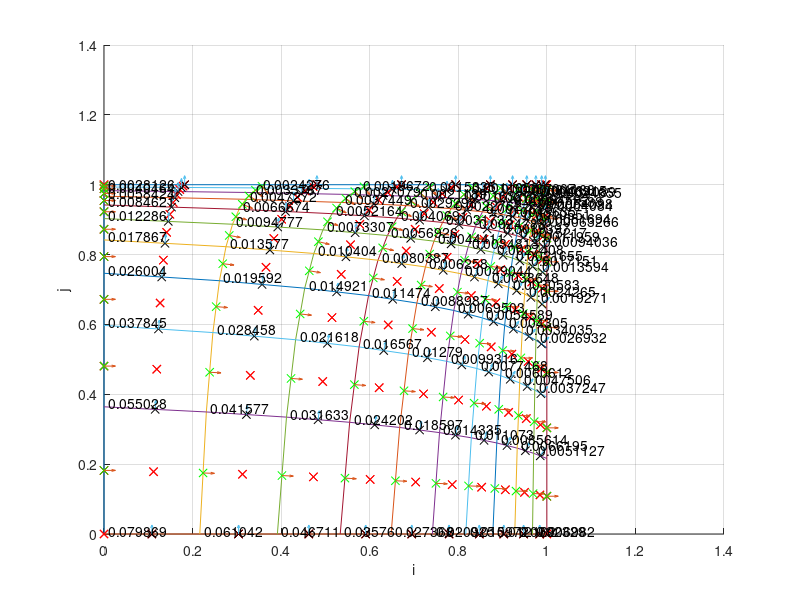
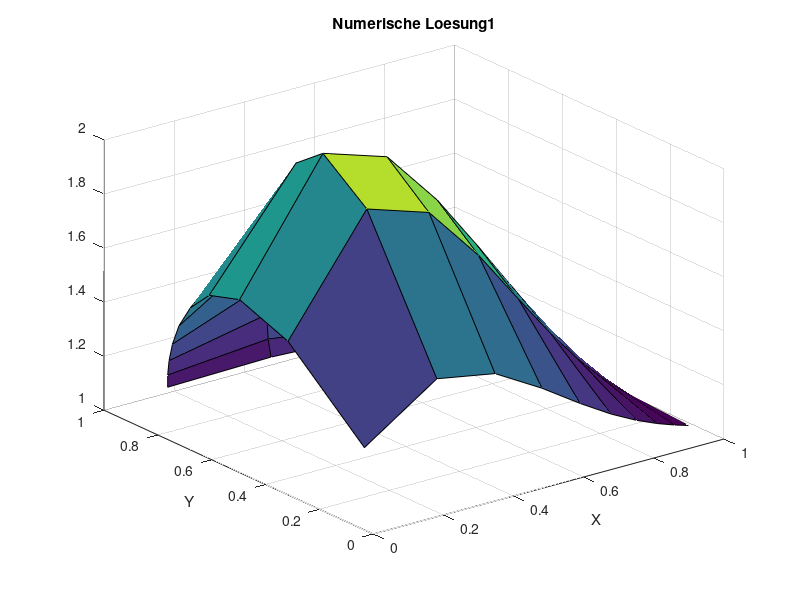
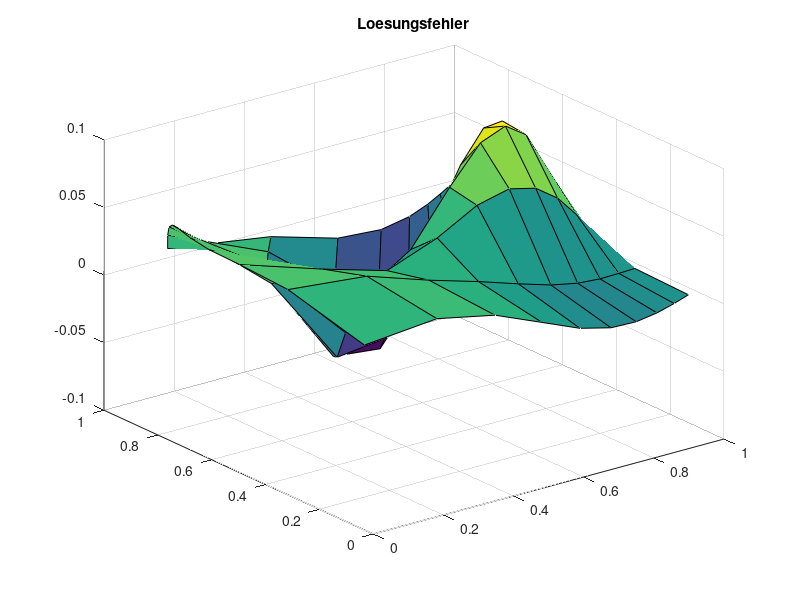
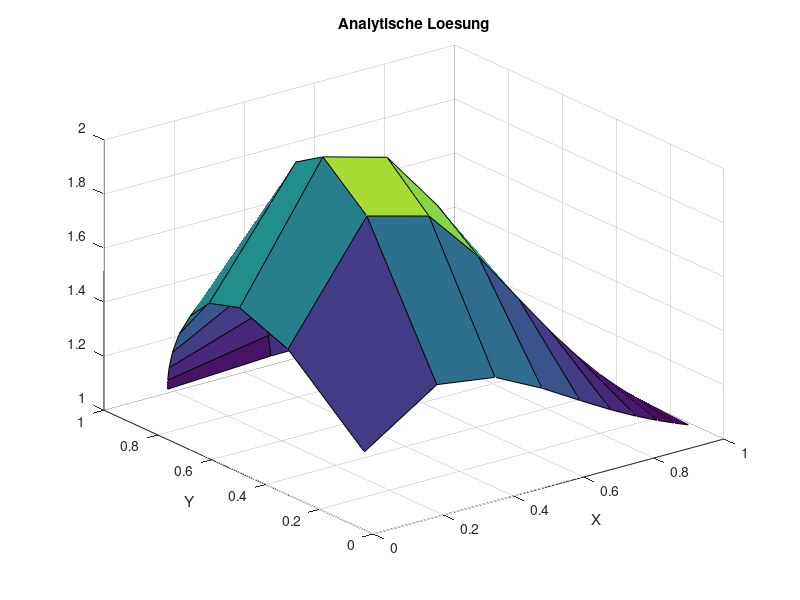

These charts were generated, in order, by the following MATLAB code:
clc
clear all
close all
SOL=@(x,y) sin(pi*x)*sin(pi*y)+1;
MSOL=@(x,y) -2*pi^2*sin(pi*x)*sin(pi*y) ;%+ pi*cos(pi*x)*sin(pi*y) + pi*sin(pi*x)*cos(pi*y);

%SOL=@(x,y) sin(pi*x)*sin(pi*y);
%MSOL=@(x,y) -2*pi^2*sin(pi*x)*sin(pi*y);
DIF=1.0;
XMIN=0.0;
XMAX=1.0;
YMIN=0.0;
YMAX=1.0;
ALPHAX1=0.9;
ALPHAX2=0.8;
ALPHAY1=0.8;
ALPHAY2=0.9;
N=20; % KV's in einer Koordinatenrichtung, macht N^2 KV gesamt
NN=N*N;

% Randwerte
X = zeros(N+1);
for I=1:N+1
  X1 = XMIN + (ALPHAX1^(I-1)-1)/(ALPHAX1^N-1)*(XMAX-XMIN);
  X2 = XMIN + (ALPHAX2^(I-1)-1)/(ALPHAX2^N-1)*(XMAX-XMIN);
  X(I,:) = linspace(X1, X2, N+1);
  %X(:,I)=linspace(XMIN,XMAX,N+1);
end

Y = zeros(N+1);
for I=1:N+1
  Y1 = YMIN + (ALPHAY1^(I-1)-1)/(ALPHAY1^N-1)*(YMAX-YMIN);
  Y2 = YMIN + (ALPHAY2^(I-1)-1)/(ALPHAY2^N-1)*(YMAX-YMIN);
  Y(:,I) = linspace(Y1,Y2,N+1);
  %Y(I,:) = linspace(YMIN,YMAX,N+1);
end

NDIVS = 1;
% N halbieren
for j=1:NDIVS
idx =1;
Xneu=0;
Yneu=0;
for i=1:length(X)
  idy =1;
  inc=false;
  for k=1:length(X)
    if mod(i, 2)==1 & mod(k,2)==1
      Xneu(idx,idy)=X(i,k);
      Yneu(idx,idy)=Y(i,k);
      idy=idy+1;
      inc=true;
    end
  end
  if inc
    idx=idx+1;
  end
end
X=Xneu;
Y=Yneu;
N=length(X)-1;
NN=N*N;
end



% plot mesh
figure(1);
hold on;
grid on;
xlabel('i');
ylabel('j');
for I=1:N+1
  plot(X(I,:), Y(I,:));
  plot(X(:,I), Y(:,I));
end

% cell middle points
XM=zeros(N);
for I=1:N
  for J=1:N
    XM(I,J) = (X(I,J)+X(I+1,J)+X(I,J+1)+X(I+1,J+1))/4;
  end
end
YM=zeros(N);
for I=1:N
  for J=1:N
    YM(I,J) = (Y(I,J)+Y(I+1,J)+Y(I,J+1)+Y(I+1,J+1))/4;
  end
end

%for I=1:N
  %plot(XM(I,:), YM(I,:),'rx');
  %plot(XM(:,I), YM(:,I),'rx');
%end

XMR=zeros(N+2);
XMR(2:N+1,2:N+1) = XM;
XMR(1,:) = XMIN*ones(1,N+2);
XMR(N+2,:) = XMAX*ones(1,N+2);
for I=1:N
    XMR(I+1,1) = (X(I,1)+X(I+1,1))/2;
end
for I=1:N
    XMR(I+1,N+2) = (X(I,N+1)+X(I+1,N+1))/2;
end

YMR=zeros(N+2);
YMR(2:N+1,2:N+1) = YM;
YMR(:,1) = YMIN*ones(N+2,1);
YMR(:,N+2) = YMAX*ones(N+2,1);
for J=1:N
    YMR(1,J+1) = (Y(1,J)+Y(1,J+1))/2;
end
for J=1:N
    YMR(N+2,J+1) = (Y(N+1,J)+Y(N+1,J+1))/2;
end

for I=1:N+2
  plot(XMR(I,:), YMR(I,:),'rx');
  plot(XMR(:,I), YMR(:,I),'rx');
end

% metrics
MXXIH =zeros(N+1,N);
MXETAH=zeros(N+1,N);
MYXIH =zeros(N+1,N);
MYETAH=zeros(N+1,N);

MXXIV =zeros(N,N+1);
MXETAV=zeros(N,N+1);
MYXIV =zeros(N,N+1);
MYETAV=zeros(N,N+1);

for I=1:N+1
  for J=1:N
    X1=XMR(I,J+1);
    X2=XMR(I+1,J+1);
    Y1=YMR(I,J+1);
    Y2=YMR(I+1,J+1);

    XN=X(I,J+1);
    YN=Y(I,J+1);
    XS=X(I,J);
    YS=Y(I,J);

    NORM=sqrt((X2-X1)^2 + (Y2-Y1)^2);
    MXXIH(I,J)=(X2-X1)/NORM;
    MYXIH(I,J)=(Y2-Y1)/NORM;

    DS=sqrt((XN-XS)^2+(YN-YS)^2);
    MXETAH(I,J)=(XN-XS)/DS;
    MYETAH(I,J)=(YN-YS)/DS;
  end
end
for I=1:N
  for J=1:N+1
    X1=XMR(I+1,J);
    X2=XMR(I+1,J+1);
    Y1=YMR(I+1,J);
    Y2=YMR(I+1,J+1);

    XE=X(I+1,J);
    YE=Y(I+1,J);
    XW=X(I,J);
    YW=Y(I,J);

    NORM=sqrt((X2-X1)^2 + (Y2-Y1)^2);
    MXETAV(I,J)=(X2-X1)/NORM;
    MYETAV(I,J)=(Y2-Y1)/NORM;

    DS=sqrt((XE-XW)^2+(YE-YW)^2);
    MXXIV(I,J)=(XE-XW)/DS;
    MYXIV(I,J)=(YE-YW)/DS;
  end
end

% cell face centers
% north-south sides
XCV=zeros(N,N+1);
YCV=zeros(N,N+1);
YCV(:,N+1)=Y(1:N,N+1);
for I=1:N
  for J=1:N+1
    XCV(I,J) = (X(I,J)+X(I+1,J))/2;
    YCV(I,J) = (Y(I,J)+Y(I+1,J))/2;
  end
end
for I=1:N+1
  plot(XCV(:,I), YCV(:,I),'kx');
end

% east-west sides
XCH=zeros(N+1,N);
XCH(N+1,:)=X(N+1,1:N);
YCH=zeros(N+1,N);
for I=1:N+1
  for J=1:N
    XCH(I,J) = (X(I,J)+X(I,J+1))/2;
    YCH(I,J) = (Y(I,J)+Y(I,J+1))/2;
  end
end
for I=1:N+1
  plot(XCH(I,:), YCH(I,:),'gx');
end

%% normal vectors
DXH = zeros(N+1,N);
DYH = zeros(N+1, N);
LENGTHH = zeros(N+1, N);
NVHX = zeros(N+1,N);
NVHY = zeros(N+1,N);
for I=1:N+1
  for J=1:N
    DX = X(I,J+1)-X(I,J);
    DY = Y(I,J+1)-Y(I,J);

    NORM = sqrt(DX^2 + DY^2);
    NVHX(I,J) = DY/NORM;
    NVHY(I,J) = -DX/NORM;

    DXH(I,J)=DX;
    DYH(I,J)=DY;
    LENGTHH(I,J)=NORM;
  end
end
quiver(XCH, YCH, NVHX, NVHY, 0.2);

DXV = zeros(N,N+1);
DYV = zeros(N,N+1);
LENGTHV = zeros(N,N+1);
NVVX = zeros(N,N+1);
NVVY = zeros(N,N+1);
for I=1:N
  for J=1:N+1
    DX = X(I+1,J)-X(I,J);
    DY = Y(I+1,J)-Y(I,J);

    NORM = sqrt(DX^2 + DY^2);
    NVVX(I,J) = -DY/NORM;
    NVVY(I,J) = DX/NORM;

    DXV(I,J)=DX;
    DYV(I,J)=DY;
    LENGTHV(I,J)=NORM;
  end
end
quiver(XCV, YCV, NVVX, NVVY, 0.2);

DMH=zeros(N+1,J);
MJH=zeros(N+1,N);
for I=1:N+1
  for J=1:N
    X1=XMR(I,J+1);
    X2=XMR(I+1,J+1);
    Y1=YMR(I,J+1);
    Y2=YMR(I+1,J+1);

    NORM=sqrt((X2-X1)^2 + (Y2-Y1)^2);
    DMH(I,J)=NORM;

    XN=X(I,J+1);
    YN=Y(I,J+1);
    XS=X(I,J);
    YS=Y(I,J);

    TOP = (X2-X1)*(YN-YS) - (Y2-Y1)*(XN-XS);

    MJH(I,J) = TOP / (NORM * LENGTHH(I,J));
  end
end
DMV=zeros(N,N+1);
MJV=zeros(N,N+1);
for I=1:N
  for J=1:N+1
    X1=XMR(I+1,J);
    X2=XMR(I+1,J+1);
    Y1=YMR(I+1,J);
    Y2=YMR(I+1,J+1);

    NORM=sqrt((X2-X1)^2 + (Y2-Y1)^2);
    DMV(I,J)=NORM;

    XE=X(I+1,J);
    YE=Y(I+1,J);
    XW=X(I,J);
    YW=Y(I,J);

    TOP=(XE-XW)*(Y2-Y1) - (YE-YW)*(X2-X1);

    MJV(I,J) = TOP / (NORM * LENGTHV(I,J));
  end
end

% cell volume
V=zeros(N);
for I=1:N
  for J=1:N
    Xne = X(I+1,J+1);
    Xnw = X(I,J+1);
    Xsw = X(I,J);
    Xse = X(I+1,J);

    Yne = Y(I+1,J+1);
    Ynw = Y(I,J+1);
    Ysw = Y(I,J);
    Yse = Y(I+1,J);

    V(I,J) = 0.5*abs((Xse-Xnw)*(Yne-Ysw) - (Xne-Xsw)*(Yse-Ynw));
    text(X(I,J)+0.01,Ysw+0.01,num2str(V(I,J)));
  end
end
%NDIVS = 3;
%% N halbieren
%for j=1:NDIVS
%idx =1;
%X2=0;
%for i=1:length(X)+1
  %if mod(i, 2)==1
    %X2(idx)=X(i);
    %idx=idx+1;
  %end
%end
%X=X2;
%N=length(X)-1;
%end

%for j=1:NDIVS
%idx =1;
%Y2=0;
%for i=1:length(Y)+1
  %if mod(i, 2)==1
    %Y2(idx)=Y(i);
    %idx=idx+1;
  %end
%end
%Y=Y2;
%N=length(Y)-1;
%end
%NN=N*N;

%XC = (X(1:N)+X(2:N+1))/2;
%YC = (Y(1:N)+Y(2:N+1))/2;
%XCR = [XMIN, XC, XMAX];
%YCR = [YMIN, YC, YMAX];

%%%% ANALYTISCHE LÖSUNG
TA = zeros(N, N);
for I=1:N
  for J=1:N
    TA(I, J)=SOL(XM(I,J), YM(I,J));
  end
end

hold off;
figure(9)
surf(XM, YM, TA');
title('Analytische Loesung')
xlabel('X')
ylabel('Y')

%%%% FVM Lösung

%% Randbedingungen
RB=zeros(N+2);
for I=1:N+2
  for J=1:N+2
    RB(I,J) = SOL(XMR(I,J),YMR(I,J));
  end
end
RB(2:N+1,2:N+1) = zeros(N);

%%% Koeffizienten speichern
AP = zeros(N);
AE = zeros(N);
AN = zeros(N);
AW = zeros(N);
AS = zeros(N);
ANE= zeros(N);
ANW= zeros(N);
ASE= zeros(N);
ASW= zeros(N);
for I=1:N
  for J=1:N
    % normal terms, orth grid
    PDE = MYETAH(I+1,J)*NVHX(I+1,J) - MXETAH(I+1,J)*NVHY(I+1,J);
    PDW = MYETAH(I,J)*NVHX(I,J) - MXETAH(I,J)*NVHY(I,J);

    PDN = MXXIV(I,J+1)*NVVY(I,J+1) - MYXIV(I,J+1)*NVVX(I,J+1);
    PDS = MXXIV(I,J)*NVVY(I,J) - MYXIV(I,J)*NVVX(I,J);

    AE(I,J) = DIF*LENGTHH(I+1,J) * PDE/MJH(I+1,J)/DMH(I+1,J);
    AW(I,J) = DIF*LENGTHH(I,J) * PDW/MJH(I,J)/DMH(I,J);
    AN(I,J) = DIF*LENGTHV(I,J+1) * PDN/MJV(I,J+1)/DMV(I,J+1);
    AS(I,J) = DIF*LENGTHV(I,J) * PDS/MJV(I,J)/DMV(I,J);

    AP(I,J) = -AE(I,J)-AN(I,J)-AW(I,J)-AS(I,J);

    % terms from unorthogonal grid
    PDE2 = MXXIH(I+1,J)*NVHY(I+1,J) - MYXIH(I+1,J)*NVHX(I+1,J);
    PDW2 = MXXIH(I,J)*NVHY(I,J) - MYXIH(I,J)*NVHX(I,J);

    PDN2 = MYETAV(I,J+1)*NVVX(I,J+1) - MXETAV(I,J+1)*NVVY(I,J+1);
    PDS2 = MYETAV(I,J)*NVVX(I,J) - MXETAV(I,J)*NVVY(I,J);

    % east
    PDE3 = (DIF*LENGTHH(I+1,J)*PDE2/MJH(I+1,J)/LENGTHH(I+1,J))/4;
    AN(I,J) = AN(I,J) + PDE3;
    ANE(I,J) = PDE3;
    AS(I,J) = AS(I,J) - PDE3;
    ASE(I,J) = -PDE3;

    % west
    PDW3 = (DIF*LENGTHH(I,J)*PDW2/MJH(I,J)/LENGTHH(I,J))/4;
    AN(I,J) = AN(I,J) + PDW3;
    ANW(I,J) = PDW3;
    AS(I,J) = AS(I,J) - PDW3;
    ASW(I,J) = -PDW3;

    % north
    PDN3 = (DIF*LENGTHV(I,J+1)*PDN2/MJV(I,J+1)/LENGTHV(I,J+1))/4;
    AE(I,J)  = AE(I,J) + PDN3;
    ANE(I,J) = ANE(I,J)+ PDN3;
    AW(I,J)  = AW(I,J) - PDN3;
    ANW(I,J) = ANW(I,J)- PDN3;

    % south
    PDS3 = (DIF*LENGTHV(I,J)*PDS2/MJV(I,J)/LENGTHV(I,J))/4;
    AE(I,J)  = AE(I,J) + PDS3;
    ASE(I,J) = ASE(I,J)+ PDS3;
    AW(I,J)  = AW(I,J) - PDS3;
    ASW(I,J) = ASW(I,J)- PDS3;
  end
end

%% Gesamtgleichungssystem aufstellen
A = zeros(NN);
b = zeros(NN, 1);
for J=1:N
  for I=1:N
    IDX = (J-1)*N + I;
    b(IDX) = MSOL(XM(I,J),YM(I,J))*V(I,J);
  end
end

for J=1:N
  for I=1:N
    IDX = (J-1)*N + I;

    % Hauptdiagonale
    A(IDX, IDX) = AP(I,J);

    % Westliche Nebendiagonale
    if mod(IDX,N)==1
      b(IDX) = b(IDX)-AW(I,J)*RB(1,J+1);
    else
      A(IDX, IDX-1) = AW(I,J);
    end

    % Östliche Nebendiagonale
    if mod(IDX,N)==0
      b(IDX) = b(IDX)-AE(I,J)*RB(N+2,J+1);
    else
      A(IDX, IDX+1) = AE(I,J);
    end

    % Nördliche Nebendiagonale
    if IDX > NN-N
      b(IDX) = b(IDX)-AN(I,J)*RB(I+1,N+2);
    else
      A(IDX, IDX+N) = AN(I,J);
    end

    % Südliche Nebendiagonale
    if IDX <= N
      b(IDX) = b(IDX)-AS(I,J)*RB(I+1,1);
    else
      A(IDX, IDX-N) = AS(I,J);
    end

    % non-orthogonal factors
    % south-west
    %if mod(IDX,N)==1 | IDX <= N
      %b(IDX) = b(IDX)-ASW(I,J)*RB(I,J);
    %else
      %A(IDX,IDX-N-1) = ASW(I,J);
    %end

    %% north-west
    %if mod(IDX,N)==1 | IDX > NN-N
      %b(IDX) = b(IDX)-ANW(I,J)*RB(I,J+2);
    %else
      %A(IDX,IDX+N-1) = ANW(I,J);
    %end

    %% south-east
    %if mod(IDX,N)==0 | IDX <= N
      %b(IDX) = b(IDX)-ASE(I,J)*RB(I+2,J);
    %else
      %A(IDX,IDX-N+1) = ASE(I,J);
    %end

    %% north-east
    %if mod(IDX,N)==0 | IDX > NN-N
      %b(IDX) = b(IDX)-ANE(I,J)*RB(I+2,J+2);
    %else
      %A(IDX,IDX+N+1) = ANE(I,J);
    %end
  end
end

t=A\b;
T=reshape(t,N,N);

% mit Randwerten
T2 = RB;
T2(2:N+1,2:N+1) = T;

figure(2)
surf(XM, YM, T');
title('Numerische Loesung1');
xlabel('X')
ylabel('Y')


%%%% Lösungsfehler berechnen
SERR=0.0;
ERR=zeros(N);
for I=1:N
  for J=1:N
    ERR(I,J)=T(I, J)-TA(I, J);
    SERR=SERR+ERR(I,J)^2;
  end
end
SERR=sqrt(SERR/NN);

figure(3)
surf(XM, YM, ERR');
title('Loesungsfehler')

fprintf('Summierter Fehler %16.10e NN=%g\n', SERR, NN);

%%%% ORDNUNG  BESTIMMEN
ERR5=5.9670806291e-02;
ERR10=6.1601523373e-02;
ERR20=9.8536823766e-02;
%ERR40=5.4229194964e-04;
op=log((ERR5)/(ERR10))/log(2);
fprintf('Ordnung des Verfahrens %16.10e \n',op  );
op=log((ERR10)/(ERR20))/log(2);
fprintf('Ordnung des Verfahrens %16.10e \n',op  );
%op=log((ERR20)/(ERR40))/log(2);
%fprintf('Ordnung des Verfahrens %16.10e \n',op  );



%%%% RESIDUUM BERECHNEN
%s=zeros(N);
%for I=1:N
  %for J=1:N
    %s(I, J)=SOL(XC(I), YC(J));
  %end
%end

%s=reshape(s, NN, 1);

%RES=A*s-b;

%RES2 = reshape(RES, N, N);

%figure(4)
%surf(XC, YC, RES2');

%xlabel('XC')
%ylabel('YC')
%zlabel('RES')
%title('Residuum')

%%%% Truncation Error berechnen

%% b ohne Randwerte
%TERR=zeros(N);
%b=zeros(N);
%for I=1:N
  %for J=1:N
    %DX = X(I+1)-X(I);
    %DY = Y(J+1)-Y(J);
    %b(I,J) = MSOL(XC(I),YC(J))*DX*DY;
  %end
%end

%for I=3:N-2
  %for J=3:N-2
    %% benötigte Werte zwischenspeichern
    %XEE=XCR(I+3);
    %XE=XCR(I+2);
    %XP=XCR(I+1);
    %XW=XCR(I);
    %XWW=XCR(I-1);
    %Xe=X(I+1);
    %Xee=X(I+2);
    %Xw=X(I);
    %Xww=X(I-1);

    %DX = Xe-Xw;

    %YNN=YCR(J+3);
    %YN=YCR(J+2);
    %YP=YCR(J+1);
    %YS=YCR(J);
    %YSS=YCR(J-1);
    %Yn=Y(J+1);
    %Ynn=Y(J+2);
    %Ys=Y(J);
    %Yss=Y(J-1);

    %DY = Yn-Ys;

    %fE=b(I+1,J);
    %fP=b(I,J);
    %fW=b(I-1,J);
    %fN=b(I,J+1);
    %fS=b(I,J-1);

    %TEE=T(I+2,J);
    %TE=T(I+1,J);
    %TP=T(I,J);
    %TW=T(I-1,J);
    %TWW=T(I-2,J);
    %TN=T(I,J+1);
    %TNN=T(I,J+2);
    %TS=T(I,J-1);
    %TSS=T(I,J-2);


    %DX = X(I+1)-X(I);
    %DY = Y(J+1)-Y(J);

    %% Source Term
    %TERRSO = 1/2*((fE-fP)/((XE-XP)*DX) - (fP-fW)/((XP-XW)*DX))...
           %* ((Xe-XP)^3 - (Xw-XP)^3)/3*DY...
          %+ 1/2*((fN-fP)/((YN-YP)*DY) - (fP-fS)/((YP-YS)*DY))...
           %* ((Yn-YP)^3 - (Ys-YP)^3)/3*DX;

    %TERRE = 1/(2*(XE-XP))*((TEE-TP)/(XEE-XP)-(TE-TW)/(XE-XW))...
      %* (((XP-Xe)^2-(XE-Xe)^2)/(XE-XP))...
      %+ (1/(Xee-Xe)*((TEE-TE)/(XEE-XE)-(TE-TP)/(XE-XP)) - 1/(Xe-Xw)*((TE-TP)/(XE-XP)-(TP-TW)/(XP-XW)))...
      %* 1/(6*(XE-XP))*(((XP-Xe)^3-(XE-Xe)^3)/(XE-XP));

    %TERRW = 1/(2*(XP-XW))*((TE-TW)/(XE-XW)-(TP-TWW)/(XP-XWW))...
      %* (((XW-Xw)^2-(XP-Xw)^2)/(XP-XW))...
      %+ (1/(Xe-Xw)*((TE-TP)/(XE-XP)-(TP-TW)/(XP-XW)) - 1/(Xw-Xww)*((TP-TW)/(XP-XW)-(TW-TWW)/(XW-XWW)))...
      %* 1/(6*(XP-XW))*(((XW-Xw)^3-(XP-Xw)^3)/(XP-XW));

    %TERRN = 1/(2*(YN-YP))*((TNN-TP)/(YNN-YP)-(TN-TS)/(YN-YS))...
      %* (((YP-Yn)^2-(YN-Yn)^2)/(YN-YP))...
      %+ (1/(Ynn-Yn)*((TNN-TN)/(YNN-YN)-(TN-TP)/(YN-YP)) - 1/(Yn-Ys)*((TN-TP)/(YN-YP)-(TP-TS)/(YP-YS)))...
      %* 1/(6*(YN-YP))*(((YP-Yn)^3-(YN-Yn)^3)/(YN-YP));

    %TERRS = 1/(2*(YP-YS))*((TN-TS)/(YN-YS)-(TP-TSS)/(YP-YSS))...
      %* (((YS-Ys)^2-(YP-Ys)^2)/(YP-YS))...
      %+ (1/(Yn-Ys)*((TN-TP)/(YN-YP)-(TP-TS)/(YP-YS)) - 1/(Ys-Yss)*((TP-TS)/(YP-YS)-(TS-TSS)/(YS-YSS)))...
      %* 1/(6*(YP-YS))*(((YS-Ys)^3-(YP-Ys)^3)/(YP-YS));

    %TERR(I,J) = TERRSO - TERRE + TERRW - TERRN + TERRS;
  %end
%end

%figure(5)

%surf(XC, YC, TERR');
%title('TE');


%RESTE = RES2-TERR;
%figure(6)
%surf(XC(3:N-2), YC(3:N-2), RESTE(3:N-2, 3:N-2)');
%title('RES-TE');
